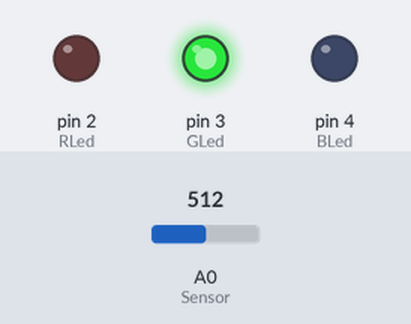
A sketch run on a simulated Arduino Uno, built with avr-gcc and run on an emulated ATmega328P. Parts: output pins drawn as LEDs (lit = HIGH). The inputs (shaded band) are chosen by the test bench; at power-on: A0 (Sensor) = 512. What the sketch prints to the serial monitor is not drawn.

Above: at 0.1 s.
Timing chart, 0 to 1.6 s (numbered marks = the images above):
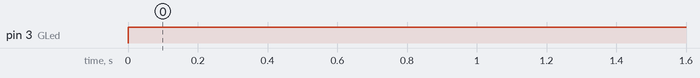

The sketch:

ok-testing1.ino
```cpp
/*This sketch is created by gada888*/

const int AirValue = 600; //you need to change this value that you had recorded in t
const int WaterValue = 400; //you need to change this value that you had recorded in th
int intervals = (AirValue - WaterValue)/3;
int soilMoistureValue = 0;

int RLed = 2;
int GLed = 3;
int BLed = 4;

 int piezoPin = 8;
 int pitches[] = {523, 587, 659, 698, 784};
 int numPitches = 5;

void setup(){
  Serial.begin(9600);

  pinMode(RLed, OUTPUT);
  pinMode(GLed, OUTPUT);
  pinMode(BLed, OUTPUT);
}
void loop(){
  soilMoistureValue = analogRead(A0); //put Sensor insert into soil
if(soilMoistureValue > WaterValue && soilMoistureValue < (WaterValue + intervals))
{
Serial.println("Very Wet");
    digitalWrite(RLed, LOW);
    digitalWrite(BLed, LOW);
    digitalWrite(GLed, HIGH); //Green LED
}
else if(soilMoistureValue > (WaterValue + intervals) && soilMoistureValue < (AirValue - intervals))
{
Serial.println("Wet");
    digitalWrite(RLed, LOW);
    digitalWrite(BLed, LOW);
    digitalWrite(GLed, HIGH); //Green LED
}
else if(soilMoistureValue < AirValue && soilMoistureValue > (AirValue - intervals))
{
Serial.println("Dry");
    digitalWrite(RLed, HIGH);
    digitalWrite(BLed, LOW); //Blue LED
    digitalWrite(GLed, LOW);
    int i;
   for( i=0; i<numPitches; i++){
   tone(piezoPin, pitches[i], 200);
   delay(200);
}
delay(100);
}
}
```

Measured:
- by itself, pin 3 (GLed): LOW → HIGH at 0.00 s
